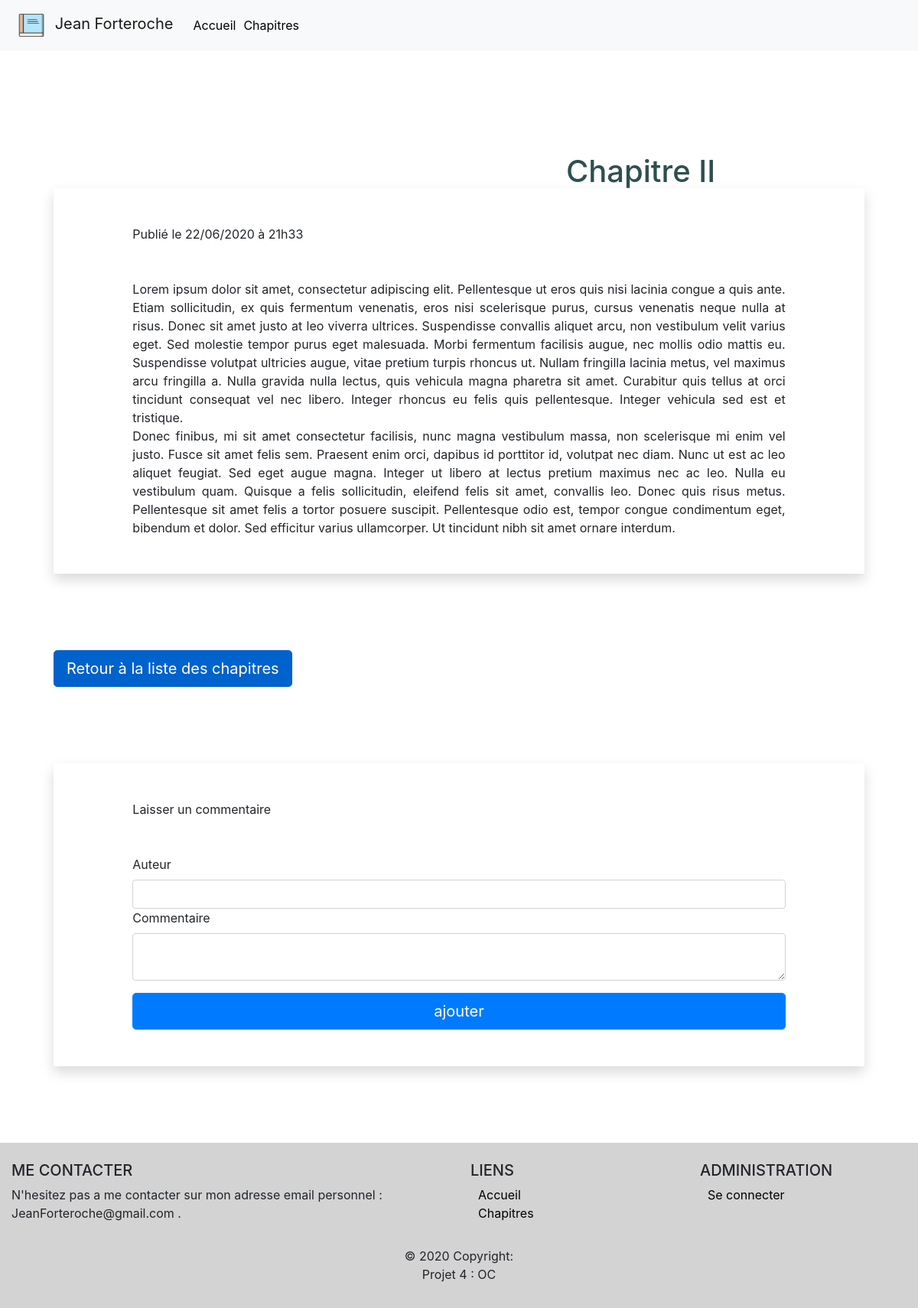
Page /index.php?action=post&id=2 on the committed database.
### tables this page shows
CREATE TABLE IF NOT EXISTS `post` (
  `id` int(11) NOT NULL AUTO_INCREMENT,
  `user_id` int(11) NOT NULL,
  `title` varchar(255) NOT NULL,
  `content` text NOT NULL,
  `addDate` datetime NOT NULL,
  `updateDate` datetime NOT NULL,
  PRIMARY KEY (`id`),
  CONSTRAINT FK_UserPost FOREIGN KEY (user_id) REFERENCES user(id)
);

### controller/controller.php (called while the page is built, shortened)
<?php
require_once('lib/Model/PostManager.php');
require_once('lib/Model/DBConnect.php');
require_once('lib/Entity/Post.php');
class Controller
{
    public function post()
    {
        $postManager = new PostManager();
        $post = $postManager->getPost($_GET['id']);
        require('views/postView.php');
    }
}

### lib/Model/DBConnect.php (called while the page is built, shortened)
<?php
class DBConnect
{
    public function connect()
    {
        $this->servername = "";
        $this->username = "";
        $this->password = "";
        $this->dbname = "";
        $this->charset = "";
        try
        {
            $dsn = "mysql:host=".$this->servername.";dbname=".$this->dbname.";charset=".$this->charset;
            $pdo = new PDO($dsn, $this->username, $this->password);
            $pdo->setAttribute(PDO::ATTR_ERRMODE, PDO::ERRMODE_EXCEPTION);
            return $pdo;
        }
        catch (PDOException $e)
        {
            echo "Connection failed : ".$e->getMessage();
        }
    }
}

### lib/Model/PostManager.php (called while the page is built, shortened)
<?php
require_once('DBConnect.php');
class PostManager  extends DBConnect
{
    public function getPost($id)
    {
        $sql = "SELECT id, user_id, title, content, addDate, updateDate FROM post WHERE id = :id";
        $req = $this->connect()->prepare($sql);
        $req->bindValue(':id', (int) $id, PDO::PARAM_INT);
        $req->execute();
        $req->setFetchMode(PDO::FETCH_CLASS | PDO::FETCH_PROPS_LATE, 'Post');
        $post = $req->fetch();
        $post->setAddDate(new DateTime($post->addDate()));
        $post->setUpdateDate(new DateTime($post->updateDate()));
        return $post;
    }
}

### lib/Entity/Post.php (called while the page is built, shortened)
<?php
class Post
{
    protected   $errors = [],
                $id,
                $userId,
                $title,
                $content,
                $addDate,
                $updateDate;
    public function setAddDate($addDate)
    {
        $this->addDate = $addDate;
    }
    public function setUpdateDate($updateDate)
    {
        $this->updateDate = $updateDate;
    }
    public function id()
    {
        return $this->id;
    }
    public function title()
    {
        return $this->title;
    }
    public function content()
    {
        return $this->content;
    }
    public function addDate()
    {
        return $this->addDate;
    }
    public function updateDate()
    {
        return $this->updateDate;
    }
}

### views/postView.php (the view, shortened to what this page needs)
<header>
  <div class="container h-100">
      <div class="row">
          <div class="col-lg-7 headtext list">
              <div class="header-content mx-auto">
                  <h1 class="mb-5 text-center text-black">
                    <?= $post->title() ?>
                  </h1>
              </div>
          </div>
      </div>
  </div>
</header>
    <section id="article">
        <div class="container bg-white shadow">
            <div class="row">
                <div class="col-10 offset-1 mb-5 mt-5">
                    <div class="text-justify mb-5">Publié le <?= $post->addDate()->format('d/m/Y à H\hi') ?></div>
                    <div class="text-justify article-text text-reader"><?= nl2br($post->content()) ?></div>
                </div>
            </div>
        </div>
    </section>
    <a class="btn btn-primary btn-lg active" href="index.php">Retour à la liste des chapitres</a>
    <section id="comment">
        <div class="container bg-white shadow">
            <div class="row">
                <div class="col-10 offset-1 mb-5 mt-5">
                    <div class="text-justify mb-5">Laisser un commentaire</div>
                    <form action="index.php?action=addComment&amp;id=<?= $post->id() ?>" method="post" class="form-signin">
                        <div>
                            <label for="author">Auteur</label><br />
                            <input class="form-control" type="text" id="author" name="author" value="" />
                        </div>
                        <div>
                            <label for="content">Commentaire</label><br />
                            <textarea class="form-control" id="content" name="content" ></textarea>
                        </div>
                        <div>
                            <input class="btn btn-lg btn-primary btn-block mt-3" type="submit" name="addcomment" value="ajouter" />
                        </div>
                    </form>
                </div>
            </div>
        </div>
    </section>
<?php require(__DIR__ . "/templates/layout.php"); ?>

### public/css/style.css (style rules this page uses)
body { font-family: "Lato", sans-serif; }
.headtext { color: white; margin-top: 200px; margin-left: auto; text-align: right; }
section { margin-bottom: 100px; }
.shadow { box-shadow: 10px 10px 10px black; }
.list { color: darkslategray; }
.list h1 { text-align: center; }

### rows in the picture
post: title "Chapitre II", content "Lorem ipsum dolor sit amet, consectetur adipiscing elit. Pellentesque ut eros quis nisi lacinia congue a quis ante. Etiam sollicitudin, ex quis fermentum venenatis, eros nisi scelerisque purus, cursus venenatis neque nulla at risus. Donec sit amet justo at leo viverra ultrices. Suspendisse convallis aliquet arcu, non vestibulum velit varius eget. Sed molestie tempor purus eget malesuada. Morbi fermentum facilisis augue, nec mollis odio mattis eu. Suspendisse volutpat ultricies augue, vitae pretium turpis rhoncus ut. Nullam fringilla lacinia metus, vel maximus arcu fringilla a. Nulla gravida nulla lectus, quis vehicula magna pharetra sit amet. Curabitur quis tellus at orci tincidunt…"

### other values in the picture
$post->addDate()->format('d/m/Y à H\hi') "22/06/2020 à 21h33"
